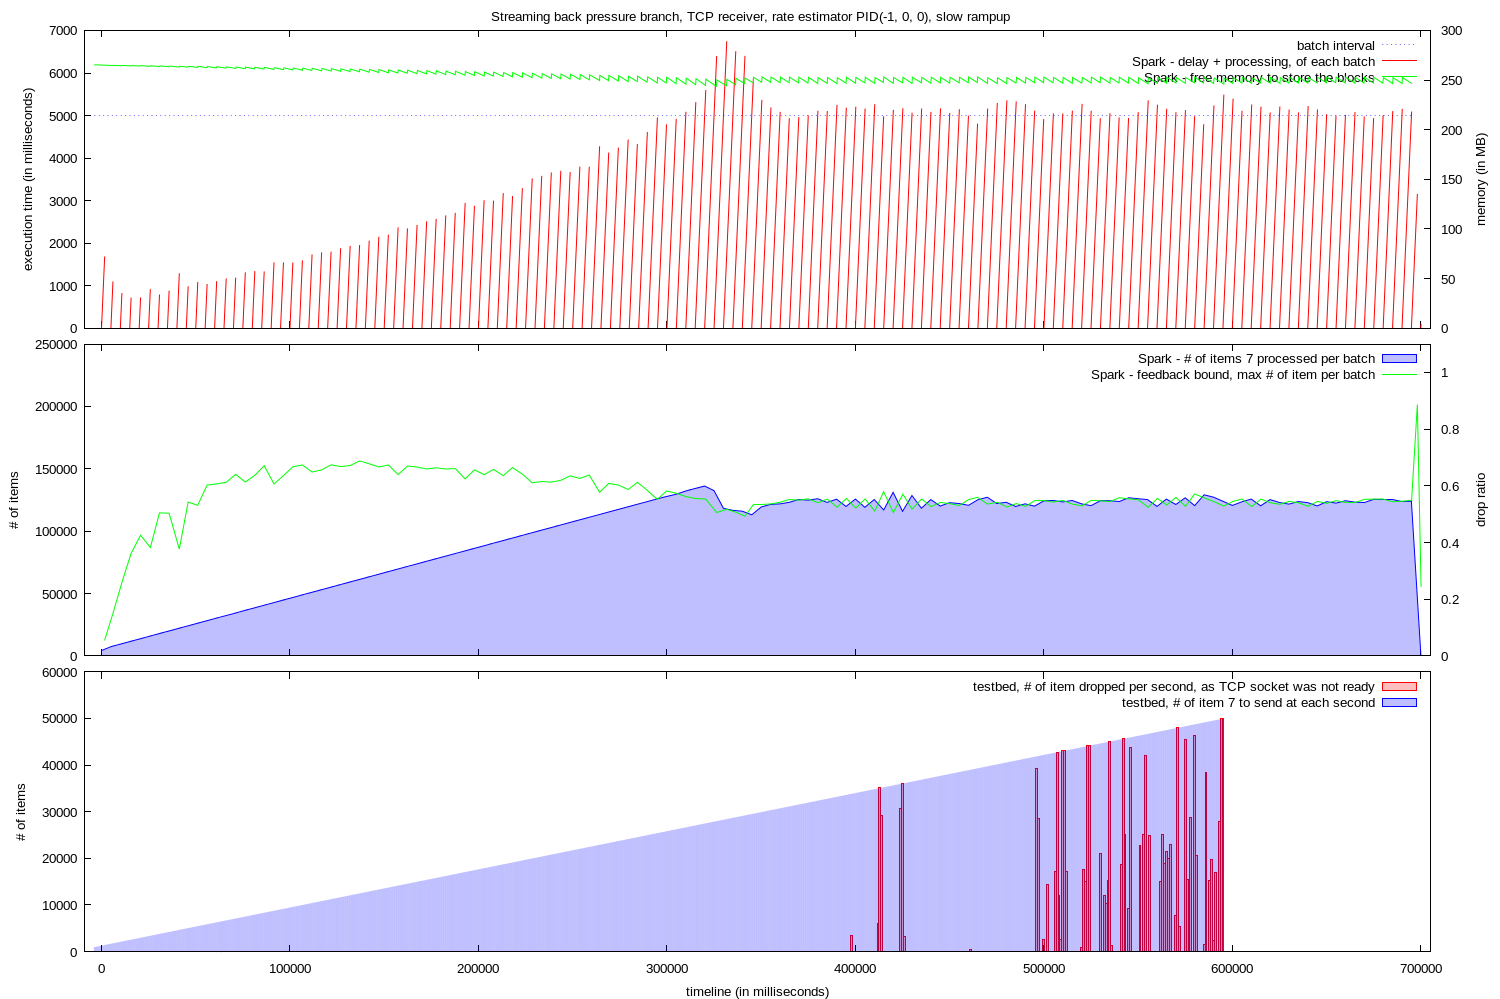

Generate this figure with gnuplot:

set y2range [0:]
set y2tics
set yrange [0:]
set lmargin 12
set rmargin 10
set datafile missing "?"
set style fill transparent solid 0.25

set style arrow 1 nohead ls 1
set ytics nomirror

set terminal pngcairo dashed enhanced font "arial,10" fontscale 1.0 size 1500,999

set output "graph.png"

set multiplot layout 3, 1 title "Streaming back pressure branch, TCP receiver, rate estimator PID(-1, 0, 0), slow rampup"

set xrange [ -9017 : 705096 ]
set xtics format " "
set bmargin 1
set ylabel "execution time (in milliseconds)"
set y2label "memory (in MB)"

plot "memory.log" using 1:(5000) with line lt 0 lc 3 title "batch interval", \
  "execution.log" using 2:(0):($1-$2):($1-$2) with vector title "Spark - delay + processing, of each batch" arrowstyle 1, \
  "memory.log" using 1:($2/1024) axes x1y2 with lines title "Spark - free memory to store the blocks" lt 1 lc 2
 


set tmargin 0
set ylabel "# of items"
set y2label "drop ratio"
set y2range [ 0 : 1.1 ]


plot "execution_0.log" using 2:($3) with filledcurve x1 title "Spark - # of items 7 processed per batch" lt 1 lc 3, \
  "feedback_0.log" using 1:($2 * 5) with lines title "Spark - feedback bound, max # of item per batch" lt 1 lc 2


set xlabel "timeline (in milliseconds)"


set xtics format "%.0f"
set bmargin 3
set ylabel "# of items"
unset y2label
unset y2tics
unset y2range


set yrange [ 0 : 60000 ]

set boxwidth 1000

plot "droppedValuesPerSecond.log" using 1:2 with boxes title "testbed, # of item dropped per second, as TCP socket was not ready" lt 1 lc 1, \
"tick.log" using 1:($2) with fillsteps title "testbed, # of item 7 to send at each second" lt 1 lc 3
unset multiplot
